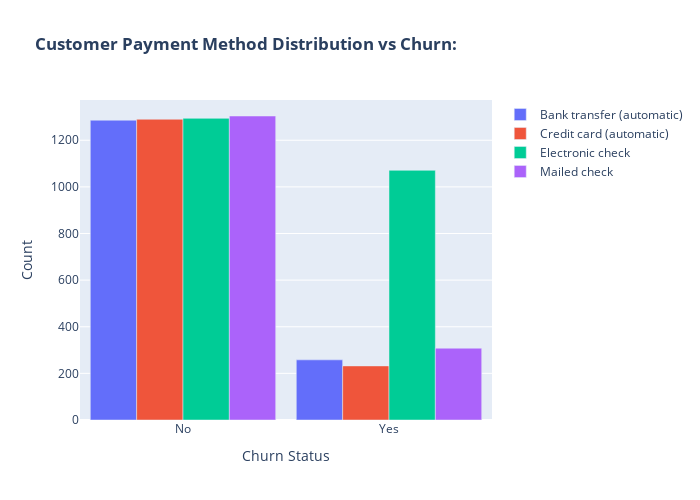

Source (notebook cell):
### Markdown cell above
This tells us that the majority of customers pay by electronic check. Now we can try to identify the relation between these payment methods and churn.

### Code cell
import plotly.graph_objects as go
churn_payment_counts = customer_churn.groupby(['Churn', 'PaymentMethod']).size().unstack()

#We now use a grouped bar chart to identify any possible relations between the four payment methods and churn:
fig = go.Figure()
for payment_method in churn_payment_counts.columns:
    fig.add_trace(go.Bar(x=churn_payment_counts.index,  y=churn_payment_counts[payment_method],name=payment_method))
fig.update_layout(barmode='group',title='<b>Customer Payment Method Distribution vs Churn:</b>',xaxis_title='Churn Status',yaxis_title='Count',width=700,height=500,bargap=0.1)
fig.show()

### Figure 1 — Plotly figure (JSON) as saved in the notebook; plotly's stock layout.template omitted (floating-point values rounded to 4 significant figures)
{"data": [{"name": "Bank transfer (automatic)", "type": "bar", "x": ["No", "Yes"], "y": [1286, 258]}, {"name": "Credit card (automatic)", "type": "bar", "x": ["No", "Yes"], "y": [1290, 232]}, {"name": "Electronic check", "type": "bar", "x": ["No", "Yes"], "y": [1294, 1071]}, {"name": "Mailed check", "type": "bar", "x": ["No", "Yes"], "y": [1304, 308]}], "layout": {"bargap": 0.1, "barmode": "group", "height": 500, "title": {"text": "<b>Customer Payment Method Distribution vs Churn:</b>"}, "width": 700, "xaxis": {"title": {"text": "Churn Status"}}, "yaxis": {"title": {"text": "Count"}}}}
